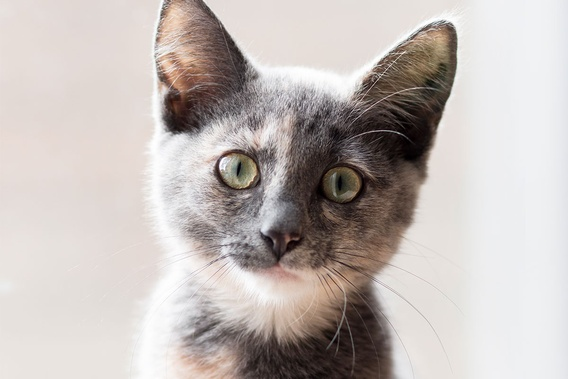
#> input picture dataset/1.jpg, 568 x 379 px, shrunk from 1200 x 800 before the run, found by its file name; its folder holds 4 pictures in this run
$ python train_and_test.py
#> lines starting #> are read from the running program, lines starting #| are printed output that depends on the picture
### CatFaceDetection/save_image.py
import cv2
import os
from PIL import Image

def saveImage(img, path, name):
    cv2.imwrite(os.path.join(path, name), img)

### CatFaceDetection/train_and_test.py
from sklearn.model_selection import train_test_split
from save_image import saveImage
import os
import numpy as np
from PIL import Image
import random
import cv2
from path import start

path_cat = start + 'dataset'
valid_images = [".jpg", ".jpeg"]
image_list = []

for f in os.listdir(path_cat):
    name = os.path.splitext(f)[0]
    ext = os.path.splitext(f)[1]
    if ext.lower() not in valid_images:
        continue
    image = Image.open(os.path.join(path_cat, f))
#> image is the input picture: PIL image 568x379 RGB; mean R, G, B 193.7, 186, 182.7
    image_list.append((image, name))

random.shuffle(image_list)

train_data, test_data = train_test_split(image_list, test_size=0.2)

for img in train_data:
    newpath = start + 'train'
    saveImage(cv2.cvtColor(np.array(img[0]), cv2.COLOR_BGR2RGB), newpath, img[1] + ".jpg")
#> this loop made 3 passes
#> pass 1, in saveImage, `cv2.imwrite(os.path.join(path, name), img)`:
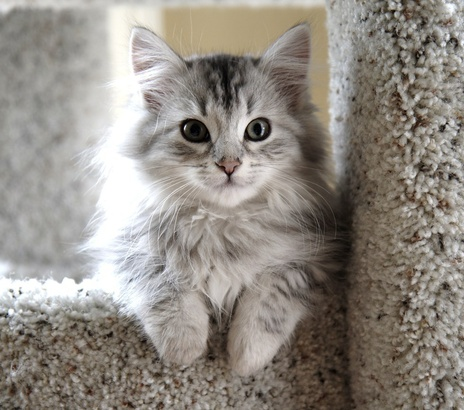
#> saved as 12.jpg: shape (410, 464, 3); mean B, G, R 131.4, 139, 145.1

for img in test_data:
    newpath = start + 'test'
    saveImage(cv2.cvtColor(np.array(img[0]), cv2.COLOR_BGR2RGB), newpath, img[1] + ".jpg")
#> this loop made 1 pass
#> pass 1, in saveImage (call 4), `cv2.imwrite(os.path.join(path, name), img)`:
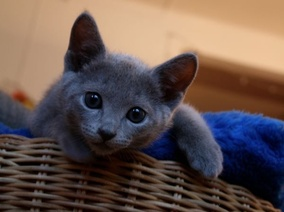
#> saved as 10.jpg: shape (212, 284, 3); mean B, G, R 77.6, 83.4, 100.8
